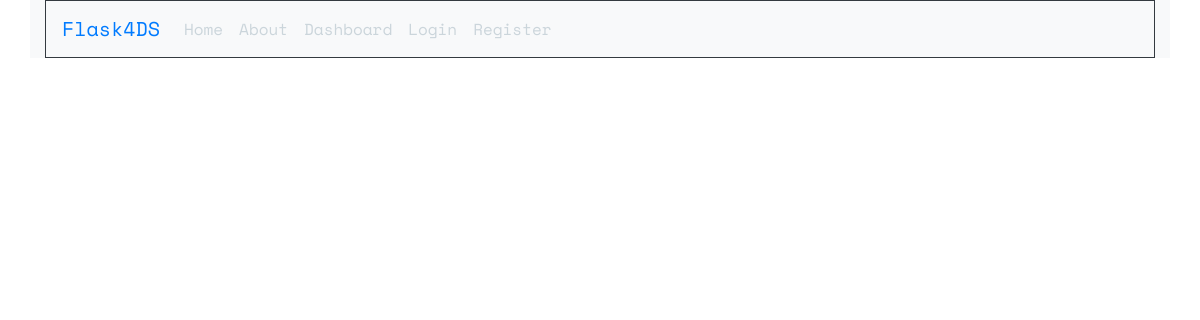
Page /home on the earlier database version.
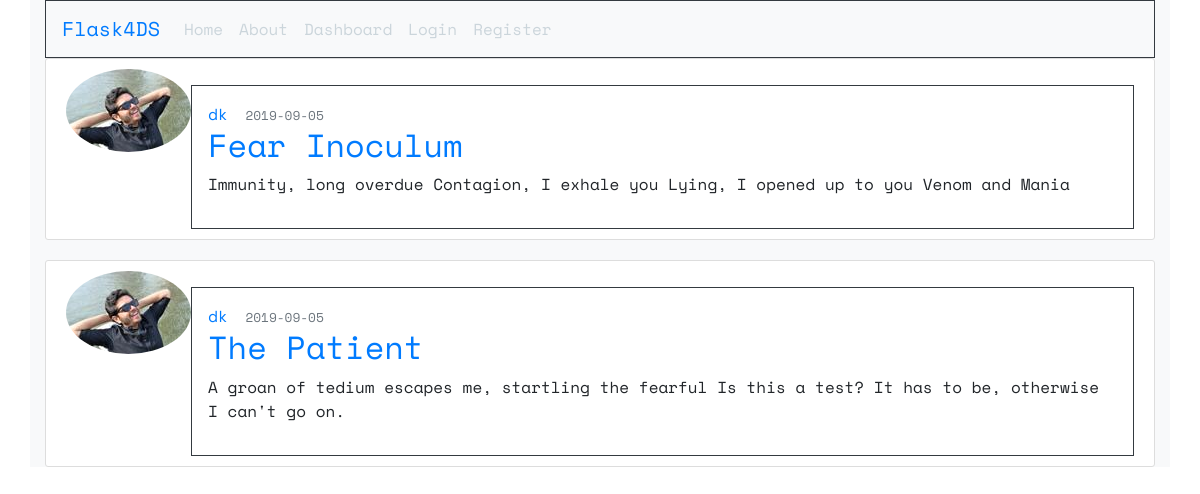
Same page on the later database version.
### flaskapp/models.py (models this page shows, shortened)
class Post(db.Model):
    id = db.Column(db.Integer, primary_key=True)
    title = db.Column(db.String(100), nullable=False)
    date_posted = db.Column(db.DateTime(120), nullable=False, default=datetime.utcnow)
    content = db.Column(db.Text, nullable=False)
    user_id = db.Column(db.Integer, db.ForeignKey('user.id'), nullable=False)

class User(db.Model, UserMixin):
    id = db.Column(db.Integer, primary_key=True)
    username = db.Column(db.String(20), unique=True, nullable=False)
    email = db.Column(db.String(120), unique=True, nullable=False)
    image_file = db.Column(db.String(20), default='default.jpg', nullable=False)
    password = db.Column(db.String(60), nullable=False)
    posts = db.relationship('Post', backref='author', lazy=True)

### flaskapp/routes.py (the view)
@app.route('/')
@app.route('/home')
def home():
    posts = Post.query.all()
    return render_template('home.html', payload=posts)

### flaskapp/templates/home.html
{% extends 'layout.html' %}
{% block content %}
    {% for post in payload %}
    <article class="media content-section">
        <img src="{{ url_for('static', filename='images/' + post.author.image_file)}}" class="rounded-circle article-img">
      <div class="media-body border border-dark p-3 mt-3">
        <div class="article-metadata">
          <a class="mr-2" href="#">{{ post.author.username }}</a>
          <small class="text-muted">{{ post.date_posted.strftime('%Y-%m-%d') }}</small>
        </div>
        <h2><a class="article-title" href="{{ url_for('post', post_id=post.id) }}">{{ post.title }}</a></h2>
        <p class="article-content">{{ post.content }}</p>
      </div>
    </article>
    {% endfor %}
{% endblock content %}

### flaskapp/templates/layout.html (shortened to what this page needs)
<!DOCTYPE html>
<html lang="en" dir="ltr">
    <head>
        <link rel="stylesheet" type="text/css" href="{{ url_for('static', filename='bootstrap.min.css') }}">
        <link rel="stylesheet" type="text/css" href="{{ url_for('static', filename='fonts.css') }}">
        <link rel="stylesheet" type="text/css" href="{{ url_for('static', filename='styles.css') }}">
    </head>
    <body>
        <div class="container bg-light">
            <header class="site-header">
                <nav class="navbar navbar-expand-lg border border-dark bg-light">
                  <a class="navbar-brand" href="/">Flask4DS</a>
                  <div class="collapse navbar-collapse" id="navbarNavAltMarkup">
                    <div class="navbar-nav">
                      <a class="nav-item nav-link active" href="{{ url_for('home') }}">Home</a>
                      <a class="nav-item nav-link" href="{{ url_for('about') }}">About</a>
                      <a class="nav-item nav-link" href="{{ url_for('dashboard') }}">Dashboard</a>
                    </div>
                    <div class="navbar-nav">
                        {% if current_user.is_authenticated %}
                            <a class="nav-item nav-link" href="{{ url_for('new_post') }}">New Post</a>
                            <a class="nav-item nav-link" href="{{ url_for('account') }}">Account</a>
                            <a class="nav-item nav-link" href="{{ url_for('logout') }}">Logout</a>
                        {% else %}
                            <a class="nav-item nav-link" href="{{ url_for('login') }}">Login</a>
                            <a class="nav-item nav-link" href="{{ url_for('register') }}">Register</a>
                        {% endif %}
                    </div>
                  </div>
                </nav>
            </header>
        {% block content %}
        {% endblock %}
        </div>
    </body>
</html>

### flaskapp/static/styles.css (style rules this page uses)
body { font-family: 'Space Mono', monospace; font-size: 16px; }
.content-section { background: #ffffff; padding: 10px 20px; border: 1px solid #dddddd; border-radius: 3px; margin-bottom: 20px; }
.site-header .navbar-nav .nav-link { color: #cbd5db; }
.site-header .navbar-nav .nav-link.active { font-weight: 500; }

Differences in the rows shown:
added Post: image_file (picture), author.username "dk", date_posted "2019-09-05", title "Fear Inoculum", content "Immunity, long overdue Contagion, I exhale you Lying, I opened up to you Venom and Mania"
added Post: image_file (picture), author.username "dk", date_posted "2019-09-05", title "The Patient", content "A groan of tedium escapes me, startling the fearful Is this a test? It has to be, otherwise I can't go on."
